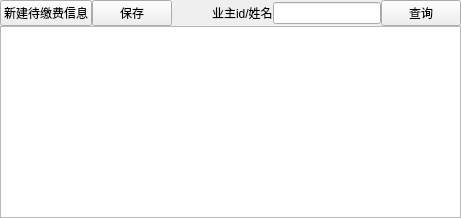
        <widget class="QWidget" name="page_7">
         <layout class="QGridLayout" name="gridLayout_5">
          <property name="leftMargin">
           <number>0</number>
          </property>
          <property name="topMargin">
           <number>0</number>
          </property>
          <property name="rightMargin">
           <number>0</number>
          </property>
          <property name="bottomMargin">
           <number>0</number>
          </property>
          <property name="spacing">
           <number>0</number>
          </property>
          <item row="0" column="0">
           <widget class="QWidget" name="widget_4" native="true">
            <layout class="QGridLayout" name="gridLayout_4">
             <property name="leftMargin">
              <number>0</number>
             </property>
             <property name="topMargin">
              <number>0</number>
             </property>
             <property name="rightMargin">
              <number>0</number>
             </property>
             <property name="bottomMargin">
              <number>0</number>
             </property>
             <property name="spacing">
              <number>0</number>
             </property>
             <item row="0" column="0">
              <layout class="QHBoxLayout" name="horizontalLayout_9">
               <item>
                <widget class="QPushButton" name="pushButton_6">
                 <property name="text">
                  <string>新建待缴费信息</string>
                 </property>
                </widget>
               </item>
               <item>
                <widget class="QPushButton" name="pushButton_14">
                 <property name="text">
                  <string>保存</string>
                 </property>
                </widget>
               </item>
               <item>
                <spacer name="horizontalSpacer_12">
                 <property name="orientation">
                  <enum>Qt::Orientation::Horizontal</enum>
                 </property>
                 <property name="sizeHint" stdset="0">
                  <size>
                   <width>40</width>
                   <height>20</height>
                  </size>
                 </property>
                </spacer>
               </item>
               <item>
                <widget class="QLabel" name="label_13">
                 <property name="text">
                  <string>业主id/姓名</string>
                 </property>
                </widget>
               </item>
               <item>
                <widget class="QLineEdit" name="lineEdit_5"/>
               </item>
               <item>
                <widget class="QPushButton" name="pushButton_16">
                 <property name="text">
                  <string>查询</string>
                 </property>
                </widget>
               </item>
              </layout>
             </item>
             <item row="1" column="0">
              <widget class="QTableView" name="tableView"/>
             </item>
            </layout>
           </widget>
          </item>
         </layout>
        </widget>
